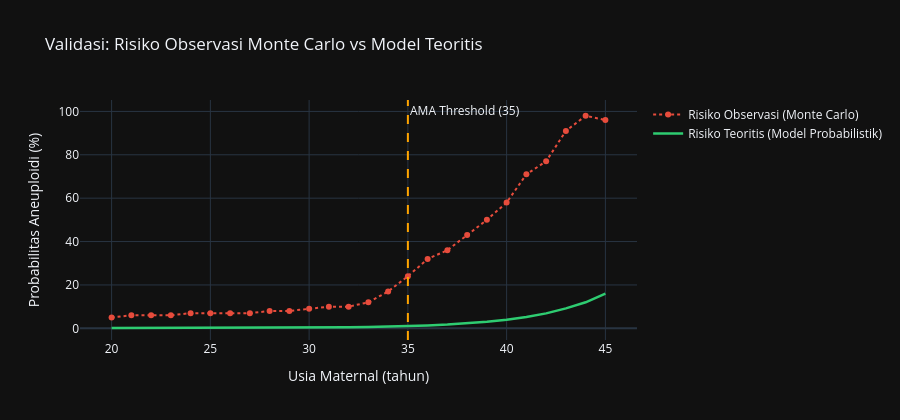

The code cell stored with this chart in its notebook:
### Code cell
# ── Grafik Perbandingan: Risiko Observasi vs Model Teoritis ─
fig = go.Figure()

fig.add_trace(go.Scatter(
    x=sweepDf['age'], y=sweepDf['observedRisk'] * 100,
    name='Risiko Observasi (Monte Carlo)',
    mode='markers+lines', line=dict(color='#e74c3c', dash='dot'),
    marker=dict(size=6)
))
fig.add_trace(go.Scatter(
    x=sweepDf['age'], y=sweepDf['modelRisk'] * 100,
    name='Risiko Teoritis (Model Probabilistik)',
    mode='lines', line=dict(color='#2ecc71', width=2.5)
))
fig.add_vline(x=35, line_dash='dash', line_color='orange', annotation_text='AMA Threshold (35)')
fig.update_layout(
    title='Validasi: Risiko Observasi Monte Carlo vs Model Teoritis',
    xaxis_title='Usia Maternal (tahun)', yaxis_title='Probabilitas Aneuploidi (%)',
    template='plotly_dark', height=420
)
fig.show()

### Figure 1 — Plotly figure (JSON) as saved in the notebook; plotly's stock layout.template omitted (floating-point values rounded to 4 significant figures)
{"data": [{"line": {"color": "#e74c3c", "dash": "dot"}, "marker": {"size": 6}, "mode": "markers+lines", "name": "Risiko Observasi (Monte Carlo)", "type": "scatter", "x": [20, 21, 22, 23, 24, 25, 26, 27, 28, 29, 30, 31, 32, 33, 34, 35, 36, 37, 38, 39, 40, 41, 42, 43, 44, 45], "y": [5.0, 6.0, 6.0, 6.0, 7.0, 7.0, 7.0, 7.0, 8.0, 8.0, 9.0, 10.0, 10.0, 12.0, 17.0, 24.0, 32.0, 36.0, 43.0, 50.0, 58.0, 71.0, 77.0, 91.0, 98.0, 96.0]}, {"line": {"color": "#2ecc71", "width": 2.5}, "mode": "lines", "name": "Risiko Teoritis (Model Probabilistik)", "type": "scatter", "x": [20, 21, 22, 23, 24, 25, 26, 27, 28, 29, 30, 31, 32, 33, 34, 35, 36, 37, 38, 39, 40, 41, 42, 43, 44, 45], "y": [0.15, 0.16, 0.17, 0.18, 0.19, 0.2, 0.22, 0.24, 0.26, 0.3, 0.35, 0.42, 0.52, 0.65, 0.82, 1.05, 1.35, 1.75, 2.3, 3.0, 3.95, 5.2, 6.9, 9.2, 12.0, 16.0]}], "layout": {"annotations": [{"showarrow": false, "text": "AMA Threshold (35)", "x": 35, "xanchor": "left", "xref": "x", "y": 1, "yanchor": "top", "yref": "y domain"}], "height": 420, "shapes": [{"line": {"color": "orange", "dash": "dash"}, "type": "line", "x0": 35, "x1": 35, "xref": "x", "y0": 0, "y1": 1, "yref": "y domain"}], "title": {"text": "Validasi: Risiko Observasi Monte Carlo vs Model Teoritis"}, "xaxis": {"title": {"text": "Usia Maternal (tahun)"}}, "yaxis": {"title": {"text": "Probabilitas Aneuploidi (%)"}}}}
